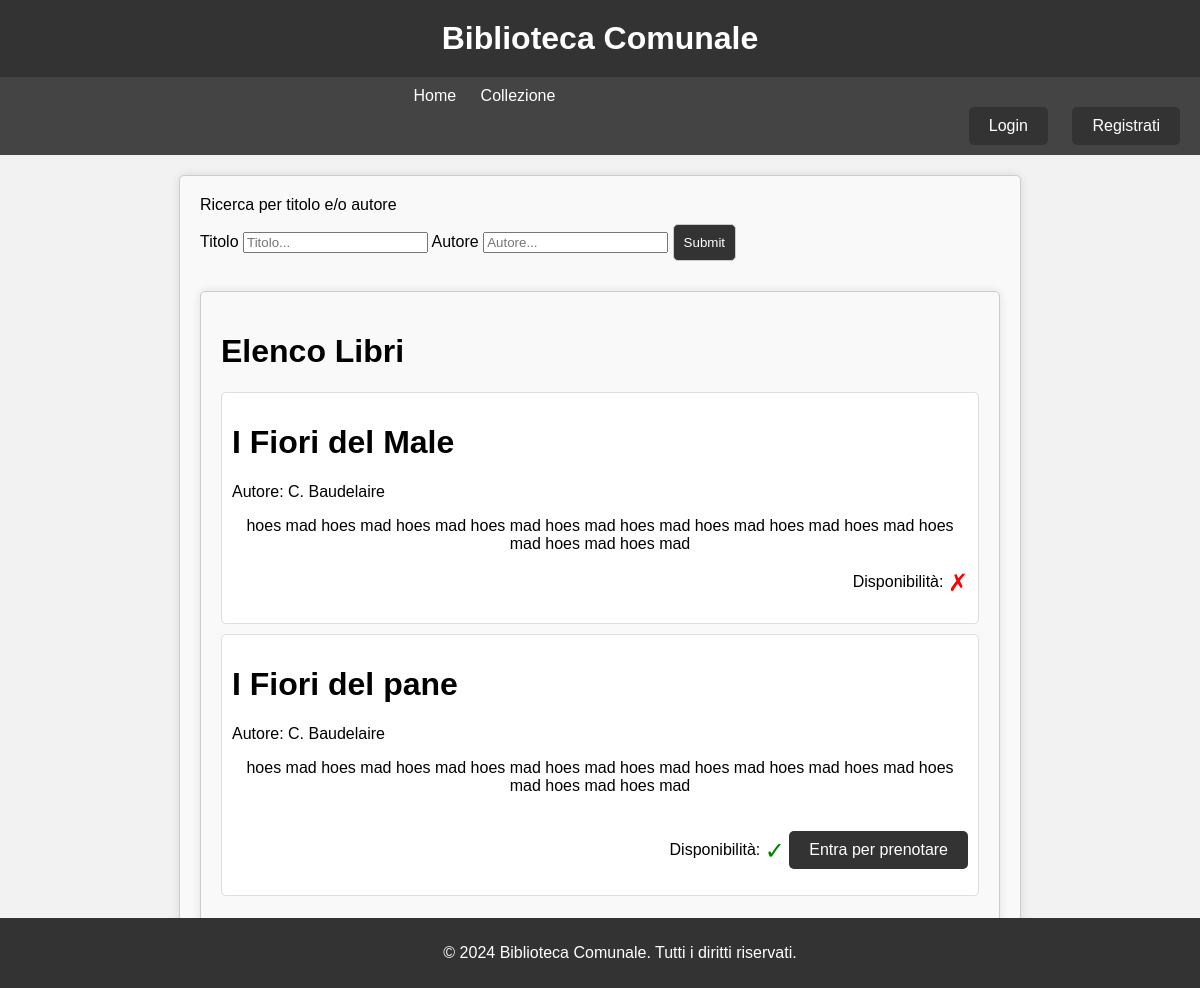
Page /collezione on the earlier database version.
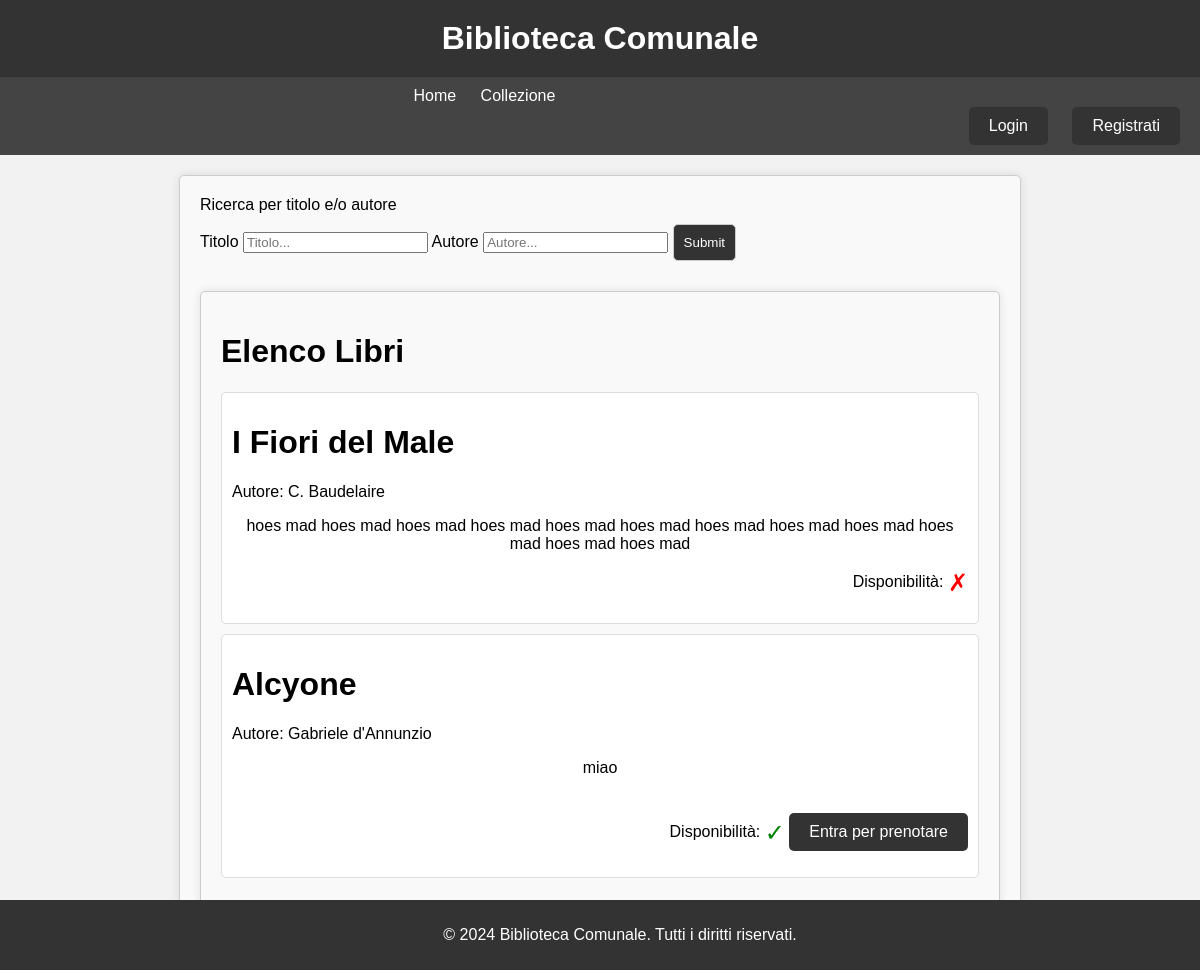
Same page on the later database version.
### tables this page shows
CREATE TABLE Libro (
ISBN		smallint (13) primary key,
Titolo		varchar	 (100),
Autore 		varchar  (100),
N_Copie	        varchar  (100),
Descrizione         text,
Disponibilita	boolean		
CHECK (LENGTH(ISBN) == 13)	
);

### biblioteca.py (the view)
@app.route('/collezione')
def collezione ():
    user = session.get("nome")
    tipo=session.get("tipo", None)
    connection = sqlite3.connect('biblioteca.db') #cambiare il nome del database nel caso
    connection.row_factory=sqlite3.Row
    posts = connection.execute ('SELECT * FROM Libro').fetchall() #same goes for tabella
    connection.close()
    print (posts)
    return render_template ('collezione.html',posts=posts, user=user, tipo=tipo)

### templates/collezione.html (shortened to what this page needs)
{%extends "layout.html"%}
{%block head%}
{{super ()}}
{%endblock%}
{%block content%}
<form action="/ricerca" method="post">
  <label>Ricerca per titolo e/o autore</label> <br>
	<label for="search">Titolo</label>
	<input id="search" name="Titolo" placeholder="Titolo..." type="search">
  <label for="search">Autore</label>
  <input id="search" name="Autore" type="search" placeholder="Autore...">
  <input type="submit">
</form>
<div class="container">
    <h1>Elenco Libri</h1>
    {% for post in posts %}
    <div class="section">
        <div class="book">
          <div  class="book-info " style="text-align: left;" >
            <h1>{{ post.Titolo }}</h1>
            <p class = "izquierda">Autore: {{ post.Autore }}</p>
        </div>
            <p> {{ post.Descrizione }}</p>
            <p class = "derecha">
              Disponibilità:
              {% if post.Disponibilita %}
              <span class="availability-icon available">&#10003;</span>
              {% if 'nome' in session %}
              <form action="/prenotare" method="POST">
                <input type="hidden" name="ISBN" value="{{ post.ISBN }}">
                <input type="hidden" name="N_Copie" value="{{ post.N_Copie }}">
                <button type="submit" class="button">Prenota</button>
                </form>
                {% else %}
                <a href="{{ url_for('login') }}" class="button">Entra per prenotare</a>
                {% endif %}
          {% else %}
              <span class="availability-icon not-available">&#10007;</span>
          {% endif %}
            </p>
        </div>
    </div>
    {% endfor %}
</div>
{%endblock%}

### templates/layout.html (shortened to what this page needs)
<!DOCTYPE html>
<html lang="it">
<head>
    {%block head%}
  <link href="../static/style.css" rel="stylesheet" type="text/css"/>
  {%endblock%}
</head>
<body>
  <header>
      <div>
        <h1 style="margin: 0;">Biblioteca Comunale</h1>
  </header>
  <nav>
    <div class="navbar-left">
        <a href="{{ url_for ('index')}}">Home</a>
        <a href="{{ url_for ('collezione')}}">Collezione</a>
        <span style="float: right;">
          {% if user %}
              <p>Ciao, {{user}}</p>
              <a href="{{ url_for ('logout')}}" class="button">Logout</a>
          {% else %}
                  <a href="{{ url_for ('login')}}" class="button">Login</a>
                  <a href="{{ url_for ('signup')}}" class="button">Registrati</a>
          {% endif %}
        </span>
    </div>
</nav>
  <div class="container">
    {%block content%}
    {%endblock%}
  </div>
  <footer>
    <p>&copy; 2024 Biblioteca Comunale. Tutti i diritti riservati.</p>
  </footer>
</body>
</html>

### static/style.css (style rules this page uses)
.container { max-width: 400px; margin: 50px auto; padding: 20px; background-color: #fff; border-radius: 8px; box-shadow: 0 0 10px rgba(0,0,0,0.1); }
input[type="text"], input[type="password"], input[type="email"], input[type="submit"] { padding: 10px; margin: 10px 0; border: 1px solid #ccc; border-radius: 5px; box-sizing: border-box; }
input[type="submit"] { background-color: #333; color: #fff; cursor: pointer; }
p.izquierda { text-align: left; }
p.derecha { text-align: right; }
p { text-align: center; }
.button { display: inline-block; padding: 10px 20px; margin-top: 20px; background-color: #333; color: #fff; text-decoration: none; border-radius: 5px; transition: background-color 0.3s ease; }
body { font-family: Arial, sans-serif; margin: 0; padding: 0; background-color: #f2f2f2; }
header { background-color: #333; color: #fff; padding: 20px; text-align: center; }
nav { background-color: #444; color: #fff; text-align: center; padding: 10px; overflow: hidden; }
nav a { color: #fff; text-decoration: none; margin: 0 10px; }
.container { max-width: 800px; margin: 20px auto; padding: 20px; background-color: #fff; border-radius: 8px; box-shadow: 0 0 10px rgba(0,0,0,0.1); }
footer { background-color: #333; color: #fff; padding: 10px 20px; text-align: center; position: fixed; bottom: 0; width: 100%; }

### templates/collezione.html (style rules this page uses)
body { font-family: Arial, sans-serif; margin: 0; padding: 0; }
.container { max-width: 800px; margin: 20px auto; padding: 20px; border: 1px solid #ccc; border-radius: 5px; background-color: #f9f9f9; }
.book { margin-bottom: 10px; padding: 10px; border: 1px solid #ddd; border-radius: 5px; background-color: #fff; }
.availability-icon { font-size: 24px; vertical-align: middle; }
.available { color: green; }
.not-available { color: red; }

Differences in the rows shown:
removed Libro: Titolo "I Fiori del pane", Autore "C. Baudelaire", Descrizione "hoes mad hoes mad hoes mad hoes mad hoes mad hoes mad hoes mad hoes mad hoes mad hoes mad hoes mad hoes mad"
added Libro: Titolo "Alcyone", Autore "Gabriele d'Annunzio", Descrizione "miao"
